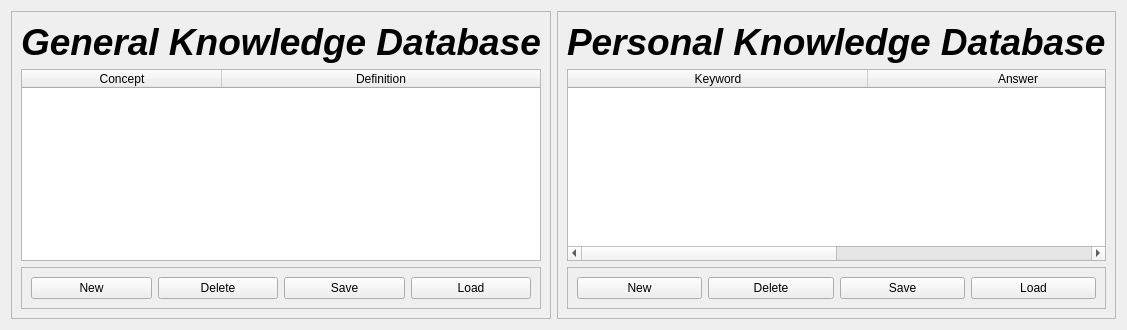
      <widget class="QWidget" name="tab_8">
       <attribute name="title">
        <string>Knowledge</string>
       </attribute>
       <layout class="QHBoxLayout" name="horizontalLayout_28">
        <item>
         <widget class="QFrame" name="frame_39">
          <property name="frameShape">
           <enum>QFrame::StyledPanel</enum>
          </property>
          <property name="frameShadow">
           <enum>QFrame::Raised</enum>
          </property>
          <layout class="QVBoxLayout" name="verticalLayout_3">
           <item>
            <widget class="QLabel" name="label_66">
             <property name="font">
              <font>
               <family>Ubuntu</family>
               <pointsize>28</pointsize>
               <weight>75</weight>
               <italic>true</italic>
               <bold>true</bold>
              </font>
             </property>
             <property name="text">
              <string>General Knowledge Database</string>
             </property>
            </widget>
           </item>
           <item>
            <widget class="QTableWidget" name="knowledge_general_table">
             <property name="alternatingRowColors">
              <bool>true</bool>
             </property>
             <property name="sortingEnabled">
              <bool>true</bool>
             </property>
             <attribute name="horizontalHeaderCascadingSectionResizes">
              <bool>true</bool>
             </attribute>
             <attribute name="horizontalHeaderDefaultSectionSize">
              <number>200</number>
             </attribute>
             <attribute name="horizontalHeaderMinimumSectionSize">
              <number>100</number>
             </attribute>
             <attribute name="horizontalHeaderShowSortIndicator" stdset="0">
              <bool>true</bool>
             </attribute>
             <attribute name="horizontalHeaderStretchLastSection">
              <bool>true</bool>
             </attribute>
             <attribute name="verticalHeaderCascadingSectionResizes">
              <bool>true</bool>
             </attribute>
             <attribute name="verticalHeaderStretchLastSection">
              <bool>true</bool>
             </attribute>
             <column>
              <property name="text">
               <string>Concept</string>
              </property>
             </column>
             <column>
              <property name="text">
               <string>Definition</string>
              </property>
             </column>
            </widget>
           </item>
           <item>
            <widget class="QFrame" name="frame_40">
             <property name="frameShape">
              <enum>QFrame::StyledPanel</enum>
             </property>
             <property name="frameShadow">
              <enum>QFrame::Raised</enum>
             </property>
             <layout class="QHBoxLayout" name="horizontalLayout_5">
              <item>
               <widget class="QPushButton" name="know_gen_button_new">
                <property name="text">
                 <string>New</string>
                </property>
               </widget>
              </item>
              <item>
               <widget class="QPushButton" name="know_gen_button_del">
                <property name="text">
                 <string>Delete</string>
                </property>
               </widget>
              </item>
              <item>
               <widget class="QPushButton" name="know_gen_button_save">
                <property name="text">
                 <string>Save</string>
                </property>
               </widget>
              </item>
              <item>
               <widget class="QPushButton" name="know_gen_button_load">
                <property name="text">
                 <string>Load</string>
                </property>
               </widget>
              </item>
             </layout>
            </widget>
           </item>
          </layout>
         </widget>
        </item>
        <item>
         <widget class="QFrame" name="frame_41">
          <property name="frameShape">
           <enum>QFrame::StyledPanel</enum>
          </property>
          <property name="frameShadow">
           <enum>QFrame::Raised</enum>
          </property>
          <layout class="QVBoxLayout" name="verticalLayout_20">
           <item>
            <widget class="QLabel" name="label_67">
             <property name="font">
              <font>
               <family>Ubuntu</family>
               <pointsize>28</pointsize>
               <weight>75</weight>
               <italic>true</italic>
               <bold>true</bold>
              </font>
             </property>
             <property name="text">
              <string>Personal Knowledge Database</string>
             </property>
            </widget>
           </item>
           <item>
            <widget class="QTableWidget" name="knowledge_personal_table">
             <attribute name="horizontalHeaderDefaultSectionSize">
              <number>200</number>
             </attribute>
             <attribute name="horizontalHeaderMinimumSectionSize">
              <number>300</number>
             </attribute>
             <attribute name="horizontalHeaderShowSortIndicator" stdset="0">
              <bool>true</bool>
             </attribute>
             <attribute name="horizontalHeaderStretchLastSection">
              <bool>true</bool>
             </attribute>
             <column>
              <property name="text">
               <string>Keyword</string>
              </property>
             </column>
             <column>
              <property name="text">
               <string>Answer</string>
              </property>
             </column>
            </widget>
           </item>
           <item>
            <widget class="QFrame" name="frame_42">
             <property name="frameShape">
              <enum>QFrame::StyledPanel</enum>
             </property>
             <property name="frameShadow">
              <enum>QFrame::Raised</enum>
             </property>
             <layout class="QHBoxLayout" name="horizontalLayout_6">
              <item>
               <widget class="QPushButton" name="know_per_button_new">
                <property name="text">
                 <string>New</string>
                </property>
               </widget>
              </item>
              <item>
               <widget class="QPushButton" name="know_per_button_del">
                <property name="text">
                 <string>Delete</string>
                </property>
               </widget>
              </item>
              <item>
               <widget class="QPushButton" name="know_per_button_save">
                <property name="text">
                 <string>Save</string>
                </property>
               </widget>
              </item>
              <item>
               <widget class="QPushButton" name="know_per_button_load">
                <property name="text">
                 <string>Load</string>
                </property>
               </widget>
              </item>
             </layout>
            </widget>
           </item>
          </layout>
         </widget>
        </item>
       </layout>
      </widget>
